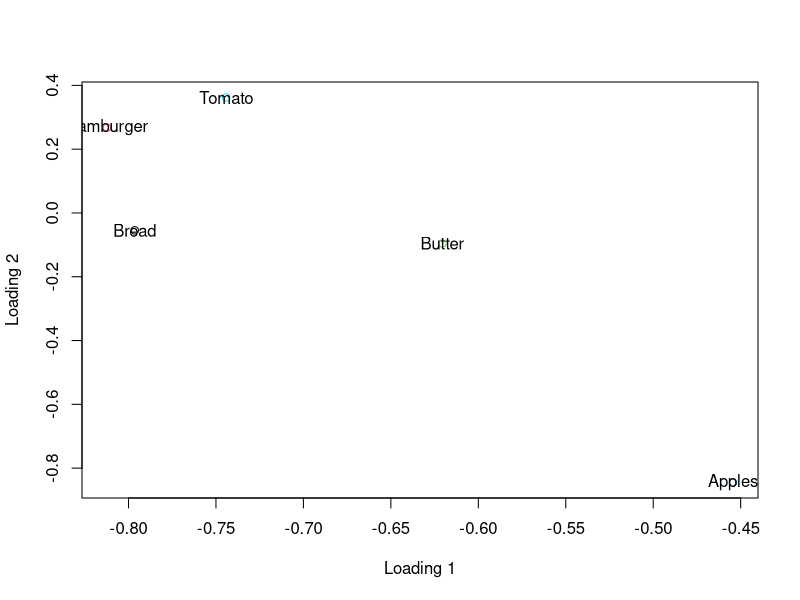
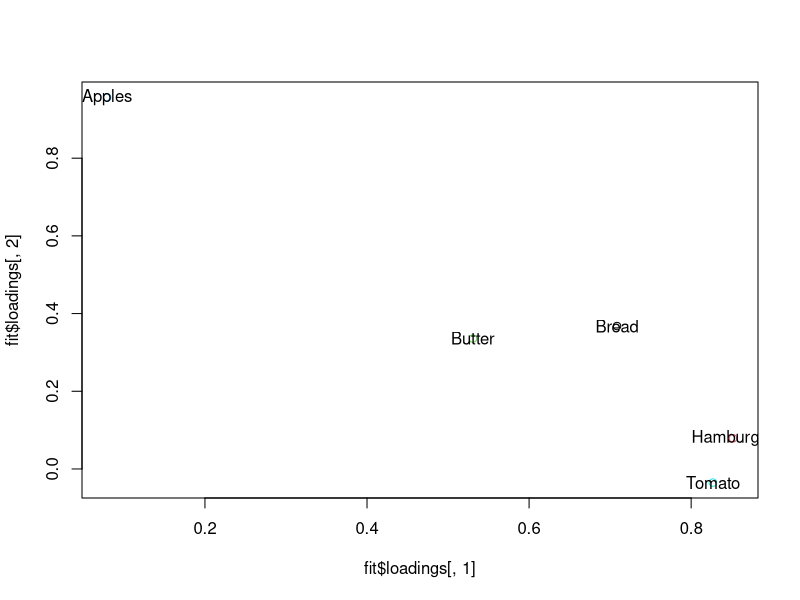
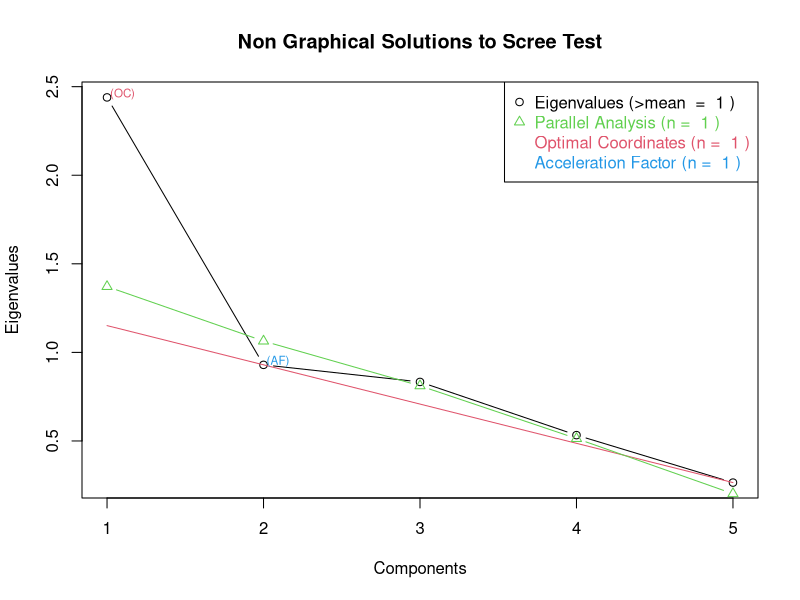

Generate these figures, in order, with R:
## Step 0 - Read in Data

data <- read.csv("food.csv")
data

rownames(data)=data[,1]
data=data[,-1]

## Step 1 , Explore the data
summary(data)

var1=var(data$Bread)
var2=var(data$Hamburger)
var3=var(data$Butter)
var4=var(data$Apples)
var5=var(data$Tomato)



rho=cor(data)
rho


## Step 2 - Compute the eigenvalues and eigenvactors of the correlation matrix
eigenvalues=eigen(rho)$values
eigenvalues
(eigenvalues)>1
m=2  ## can change this to include more factors

eigenvectors=eigen(rho)$vectors

## Step 3 - Compute Estimated Factor Loadings
L=matrix(nrow=5,ncol=m)
for (j in 1:m){
L[,j]=sqrt(eigenvalues[j])*eigenvectors[,j]  
  }

L  # first column is Factor 1, 2nd column is factor 2


## Step 4 - Compute common variance and unique variance

common=rowSums(L^2)
unique=1-common  ## this diagonal of error matrix

common
unique


## Step 5 - Check the model to reproduce correlation

phi=diag(5)*unique

recreate=L%*%t(L)+phi
recreate

rho

## Step 6 - Create Residual Matrix

residual=rho-recreate
residual  ## check to see if off-diagonal elements are "small"

sum(residual[lower.tri(residual)]^2)  ## sum of square of off-diagonal elements

sum(sqrt(residual[lower.tri(residual)]^2))/(10-2)  ## sum of square of off-diagonal elements


sum(eigenvalues[3:5]^2)  ## sum of square of non-used eigenvalues



## Step 7  - Plot pairs of loadings to interpret factor loadings
## if we can't tell, we may need to do a varimax rotation

plot(L[,1],L[,2],col=1:5,xlab="Loading 1",ylab="Loading 2")
text(L[,1],L[,2],names(data))


## Step 8

install.packages('psych')
library(psych)

## should reproduce our results
fit2 <- principal(data, nfactors=2, rotate="none")

fit2

fit <- principal(data, nfactors=2, rotate="varimax")
fit
plot(fit$loadings[,1],fit$loadings[,2],col=1:5)
text(fit$loadings[,1],fit$loadings[,2],names(data))





### ALTERNATIVE PACKAGES  ###



 
# Determine Number of Factors to Extract
install.packages('nFactors')
library(nFactors)
ev <- eigen(cor(data)) # get eigenvalues
ap <- parallel(subject=nrow(data),var=ncol(data),
               rep=100,cent=.05)
nS <- nScree(x=ev$values, aparallel=ap$eigen$qevpea)
plotnScree(nS)
